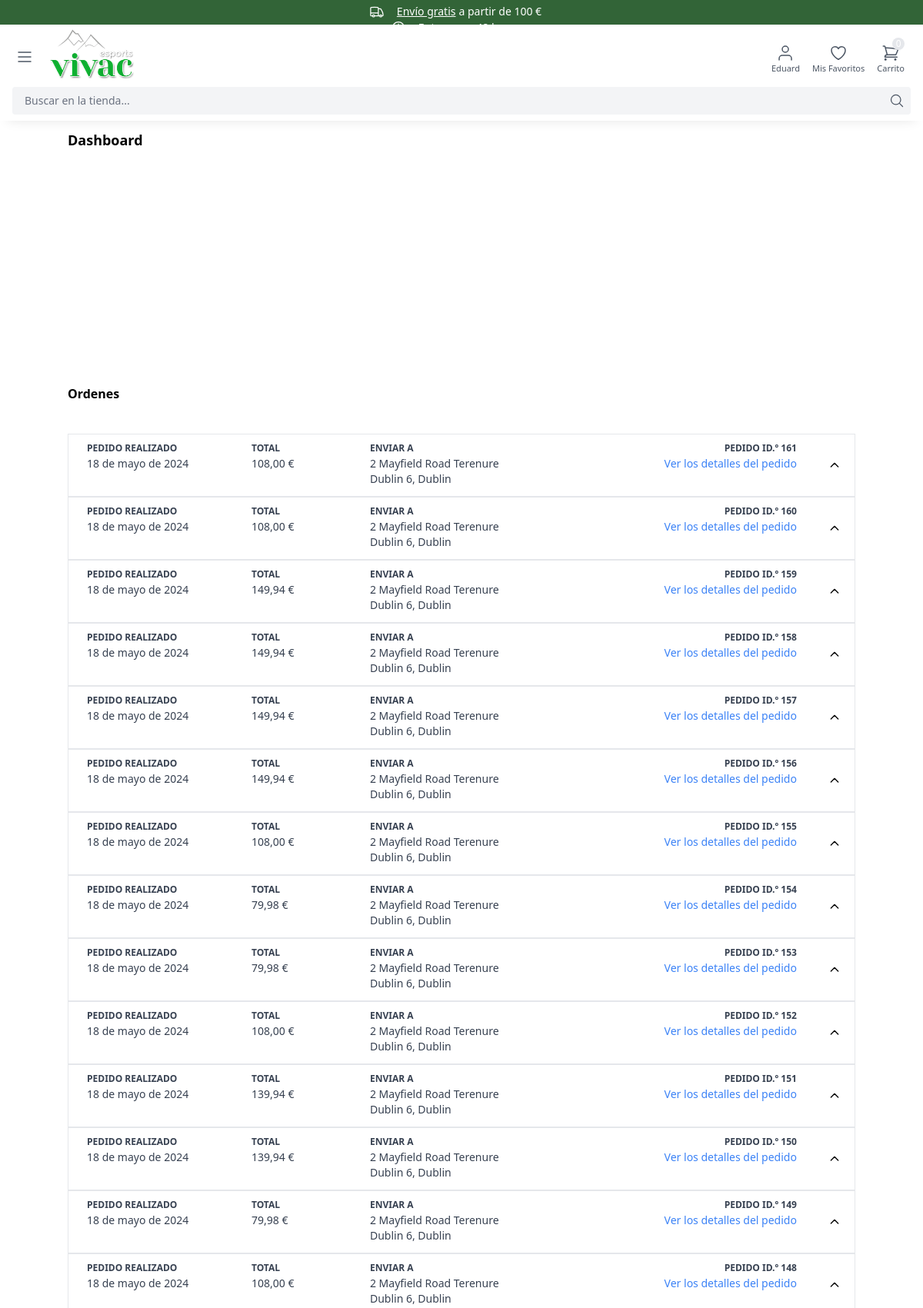
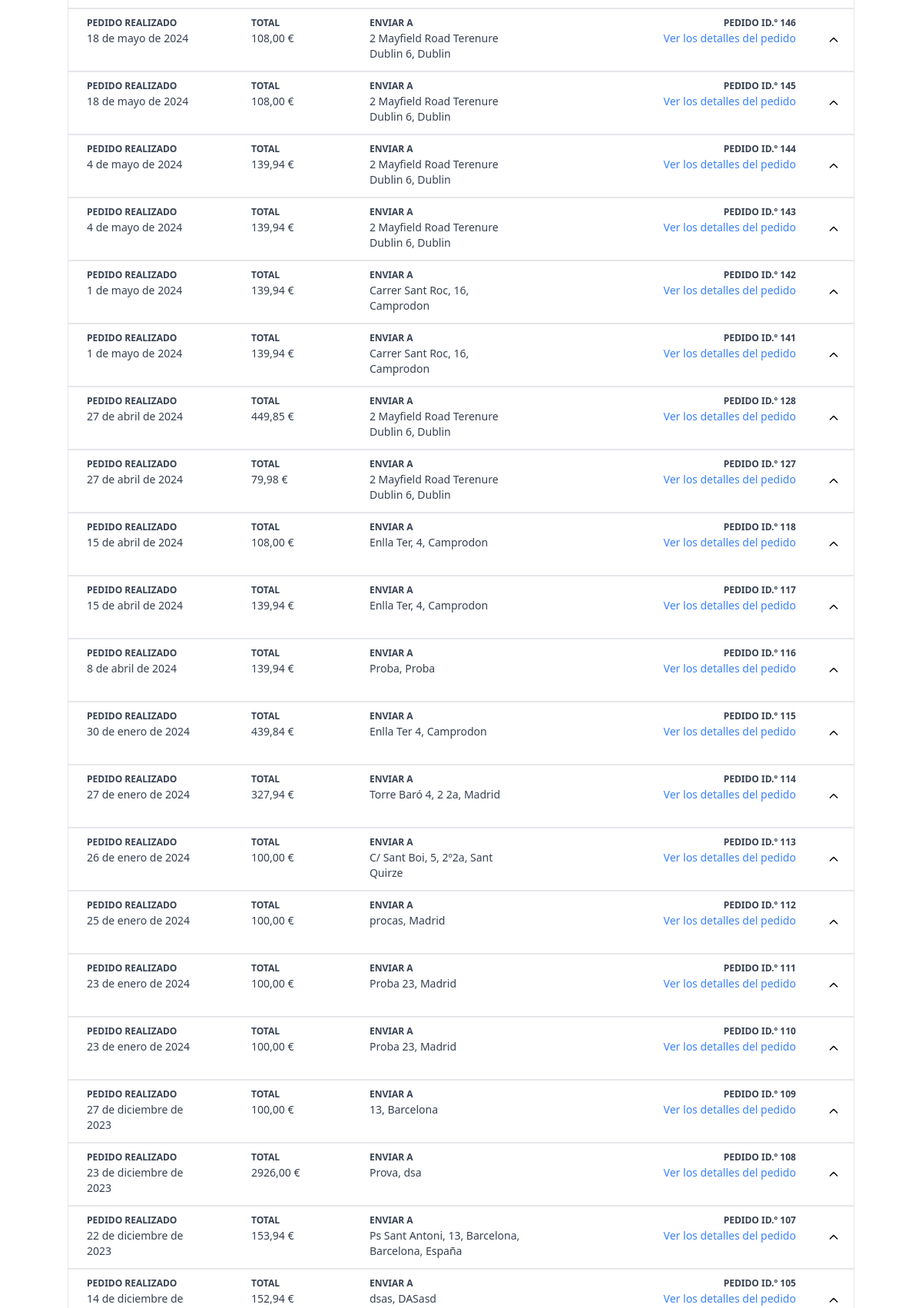
The app's page /dashboard/ (signed in, upper part) with its own data (2 pictures, top to bottom).
### order/models.py (models this page shows, shortened)
class Order(models.Model):
    SHIPPED = 'shipped'
    ORDERED = 'ordered'
    STATUS_CHOICES = (
        (ORDERED, 'Ordered'),
        (SHIPPED, 'Shipped')
    )
    PAYMENT_CHOICES = (
        ('pending', 'Pending'),
        ('succeeded', 'Succeeded'),
    )
    estado_pago = models.CharField(max_length=20, choices=PAYMENT_CHOICES, default='succeeded')
    user = models.ForeignKey(User, related_name='orders',blank=True, null=True , on_delete=models.CASCADE)
    customer = models.CharField(max_length=255, blank=True, null=True)
    payment_intent = models.CharField(max_length=255, blank=True, null=True)
    first_name = models.CharField(max_length=255)
    last_name = models.CharField(max_length=255)
    email = models.EmailField(max_length=255)
    address = models.CharField(max_length=255)
    zipcode = models.CharField(max_length=255)
    city = models.CharField(max_length=255)
    provincia = models.CharField(max_length=255)
    phone = models.CharField(max_length=255)
    detalles_envio = models.TextField( blank=True, null=True)
    created_at = models.DateTimeField(auto_now_add=True)
    paid = models.BooleanField(default=False)
    paid_amount = models.FloatField(blank=True, null=True)
    envio = models.FloatField(blank=True, null=True)
    status = models.CharField(max_length=20, choices=STATUS_CHOICES, default=ORDERED)
    class Meta:
        ordering = ('-created_at',)

### dashboard/views.py (the view)
# urls.py: path('', dashboard, name='dashboard'),
@user_passes_test(superuser_required, login_url='/admin/login/')
def dashboard(request):
    orders = Order.objects.all()
    context = {
        'orders': orders,
    }
    return render(request, 'dashboard/dashboard.html', context)

### cart/cart.py (called while the page is built)
    def __len__(self):
        return sum(item['quantity'] for item in self.cart.values())

### cart/content_processors.py (called while the page is built)
def cart(request):
    return {'cart': Cart(request)}

### cart/templatetags/replacement.py (called while the page is built)
@register.filter
def replace_1(value):
    return value.replace("|","/")

@register.filter
def resta(value, arg):
    value = float(value)
    return value - arg

@register.filter
def date1(value):
    value = datetime.strptime(str(value).split(" ")[0], '%Y-%m-%d').date()
    return value

### dashboard/views.py (called while the page is built)
def superuser_required(user):
    return user.is_superuser

### product/models.py (called while the page is built)
    def image(self):
        img = Image.objects.get(id = self.image_id)
        if img.id is not None:
            return img.image.url
        else:
            return 'https://via.placeholder.com/240x240.jpg'

### dashboard/templates/dashboard/dashboard.html (shortened to what this page needs)
{% extends 'core/base.html' %}
{% load replacement %}
{% load static %}
{% load i18n %}
{% block content%}
<div class="max-w-screen-md lg:max-w-screen-lg xl:max-w-screen-xl mx-auto max-[1300px]:-mt-6 -mt-2 px-4 lg:px-0">
    <div class="mt-5 xl:mx-0 md:flex mb-1 text-lg font-semibold px-4 lg:px-0">{% trans 'Dashboard' %}</div>
    <div class="h-[300px]"></div>
    <div class="mb-10 font-semibold">{% trans 'Ordenes' %}</div>
    {% for order in orders %}
        <div onclick="open_order('{{order.id}}')" class="font-semibold border flex w-full text-sm cursor-pointer">
            <div class="w-[95%] min-h-[80px] p-2 flex text-[12px] font-semibold text-gray-700">
                <div class="w-[80%] flex justify-between ml-4">
                    <div class="h-full w-[140px]">
                        <div>{% trans 'PEDIDO REALIZADO' %}</div>
                        <div class="text-sm font-normal">{{order.created_at |date1}}</div>
                    </div>
                    <div class="h-full w-[80px]">
                        <div>{% trans 'TOTAL' %}</div>
                        <div class="text-sm font-normal">{{order.paid_amount| floatformat:2}} €</div>
                    </div>
                    <div class="h-full w-[200px] hidden md:block">
                        <div>{% trans 'ENVIAR A' %}</div>
                        <div class="text-sm font-normal">{{order.address}}, {{order.city}} </div>
                    </div>
                </div>
                <div class="w-[50%] text-right mr-4">
                    <div>{% trans 'PEDIDO' %} ID.º {{order.id}}</div>
                    <div class="text-sm font-normal text-blue-500">
                        <a class="hidden md:block" href="{% url 'my_vista_producto' order.id %}">{% trans 'Ver los detalles del pedido' %}</a>
                    </div>
                </div>
            </div>
            <div class="w-[5%] flex space-x-2">
                <div class="m-auto">
                    <svg id="svg_icon-{{order.id}}" class="h-4 w-4 text-black"  fill="none" viewBox="0 0 24 24" stroke="currentColor">
                        <path stroke-linecap="round" stroke-linejoin="round" stroke-width="2" d="M5 15l7-7 7 7"/>
                    </svg>
                </div>
            </div>
        </div>
    {% endfor %}
</div>
{% endblock %}

### core/templates/core/partials/navbar_right.html (shortened to what this page needs)
{% load i18n %}
<div class="menu-right flex items-center space-x-4 text-gray-600 mt-5">
    <div class="dropdown-menu relative min-w-[36px]">
        {% if request.user.is_authenticated %}
        <a href="{% url 'my_account' %}" title="my_account" class="logouser flex justify-center items-center hover:text-black cursor-pointer z-[3] relative">
            <svg class="h-6 w-6"  viewBox="0 0 24 24"  fill="none"  stroke="currentColor"  stroke-width="1.5"  stroke-linecap="round"  stroke-linejoin="round">  <path d="M20 21v-2a4 4 0 0 0-4-4H8a4 4 0 0 0-4 4v2" />  <circle cx="12" cy="7" r="4" /></svg>
        </a>
        <span class="text-[11px] hidden md:flex justify-center cursor-pointer z-[3] relative">{{user.first_name}}</span>
        {% endif %}
    </div>
    <div class="relative hidden min-[350px]:block">
        <a href="{% url 'my_account' %}" title="favorites" class="flex justify-center items-center hover:text-black z-[3] relative">
        </a>
        <span class="text-[11px] hidden md:flex z-[3] relative">{% trans 'Mis Favoritos' %}</span>
    </div>
    <div class="relative dropdown-menu-cart-top">
        <div class="dropdown-menu-cart">
            <div class="relative"
            hx-get="{% url 'hx_minicart_icon_num' %}"
            hx-trigger="update-menu-cart from:body"
            hx-swap="innerHTML"
            >
                {% include 'cart/partials/minicart_icon_num.html' %}
            </div>
    </div>
</div>

### core/templates/core/base.html (style rules this page uses)
body { position: relative }

### core/templates/core/partials/styles.html (style rules this page uses)
* { -webkit-tap-highlight-color: rgba(255, 255, 255, 0) !important; outline: none !important; }

### records on screen
Order: created_at "18 de mayo de 2024", paid_amount "108,00", address "2 Mayfield Road Terenure Dublin 6", city "Dublin", id "161"
Order: created_at "18 de mayo de 2024", paid_amount "108,00", address "2 Mayfield Road Terenure Dublin 6", city "Dublin", id "160"
Order: created_at "18 de mayo de 2024", paid_amount "149,94", address "2 Mayfield Road Terenure Dublin 6", city "Dublin", id "159"
Order: created_at "18 de mayo de 2024", paid_amount "149,94", address "2 Mayfield Road Terenure Dublin 6", city "Dublin", id "158"
Order: created_at "18 de mayo de 2024", paid_amount "149,94", address "2 Mayfield Road Terenure Dublin 6", city "Dublin", id "157"
Order: created_at "18 de mayo de 2024", paid_amount "149,94", address "2 Mayfield Road Terenure Dublin 6", city "Dublin", id "156"
Order: created_at "18 de mayo de 2024", paid_amount "108,00", address "2 Mayfield Road Terenure Dublin 6", city "Dublin", id "155"
Order: created_at "18 de mayo de 2024", paid_amount "79,98", address "2 Mayfield Road Terenure Dublin 6", city "Dublin", id "154"
Order: created_at "18 de mayo de 2024", paid_amount "79,98", address "2 Mayfield Road Terenure Dublin 6", city "Dublin", id "153"
Order: created_at "18 de mayo de 2024", paid_amount "108,00", address "2 Mayfield Road Terenure Dublin 6", city "Dublin", id "152"
Order: created_at "18 de mayo de 2024", paid_amount "139,94", address "2 Mayfield Road Terenure Dublin 6", city "Dublin", id "151"
Order: created_at "18 de mayo de 2024", paid_amount "139,94", address "2 Mayfield Road Terenure Dublin 6", city "Dublin", id "150"
Order: created_at "18 de mayo de 2024", paid_amount "79,98", address "2 Mayfield Road Terenure Dublin 6", city "Dublin", id "149"
Order: created_at "18 de mayo de 2024", paid_amount "108,00", address "2 Mayfield Road Terenure Dublin 6", city "Dublin", id "148"
Order: created_at "18 de mayo de 2024", paid_amount "108,00", address "2 Mayfield Road Terenure Dublin 6", city "Dublin", id "146"
Order: created_at "18 de mayo de 2024", paid_amount "108,00", address "2 Mayfield Road Terenure Dublin 6", city "Dublin", id "145"
Order: created_at "4 de mayo de 2024", paid_amount "139,94", address "2 Mayfield Road Terenure Dublin 6", city "Dublin", id "144"
Order: created_at "4 de mayo de 2024", paid_amount "139,94", address "2 Mayfield Road Terenure Dublin 6", city "Dublin", id "143"
Order: created_at "1 de mayo de 2024", paid_amount "139,94", address "Carrer Sant Roc, 16", city "Camprodon", id "142"
Order: created_at "1 de mayo de 2024", paid_amount "139,94", address "Carrer Sant Roc, 16", city "Camprodon", id "141"
Order: created_at "27 de abril de 2024", paid_amount "449,85", address "2 Mayfield Road Terenure Dublin 6", city "Dublin", id "128"
Order: created_at "27 de abril de 2024", paid_amount "79,98", address "2 Mayfield Road Terenure Dublin 6", city "Dublin", id "127"
Order: created_at "15 de abril de 2024", paid_amount "108,00", address "Enlla Ter, 4", city "Camprodon", id "118"
Order: created_at "15 de abril de 2024", paid_amount "139,94", address "Enlla Ter, 4", city "Camprodon", id "117"
Order: created_at "8 de abril de 2024", paid_amount "139,94", address "Proba", city "Proba", id "116"
Order: created_at "30 de enero de 2024", paid_amount "439,84", address "Enlla Ter 4", city "Camprodon", id "115"

### other values on screen
{{ user.first_name }} "Eduard"
